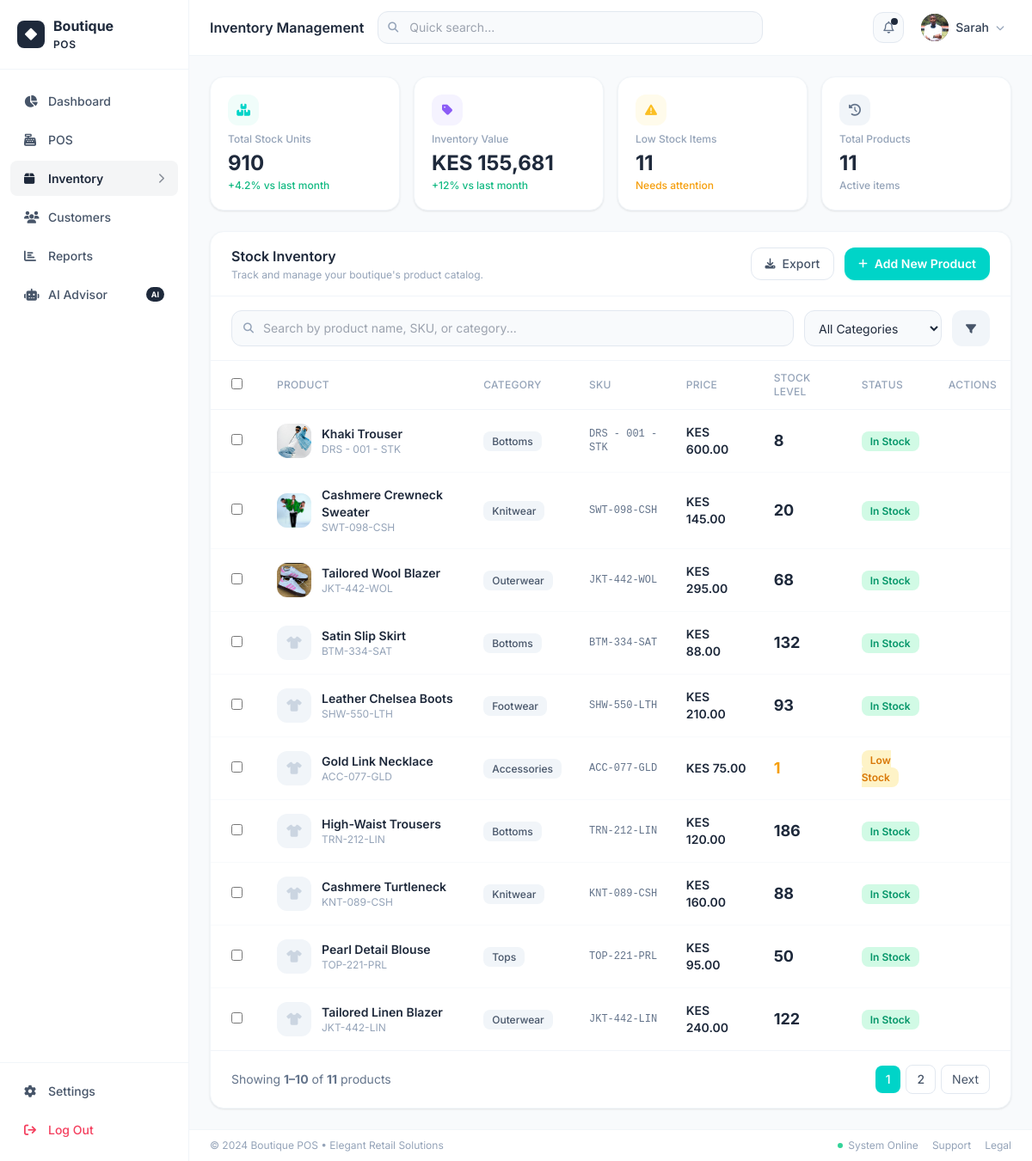
Before: /inventory (signed in) with the older database file.
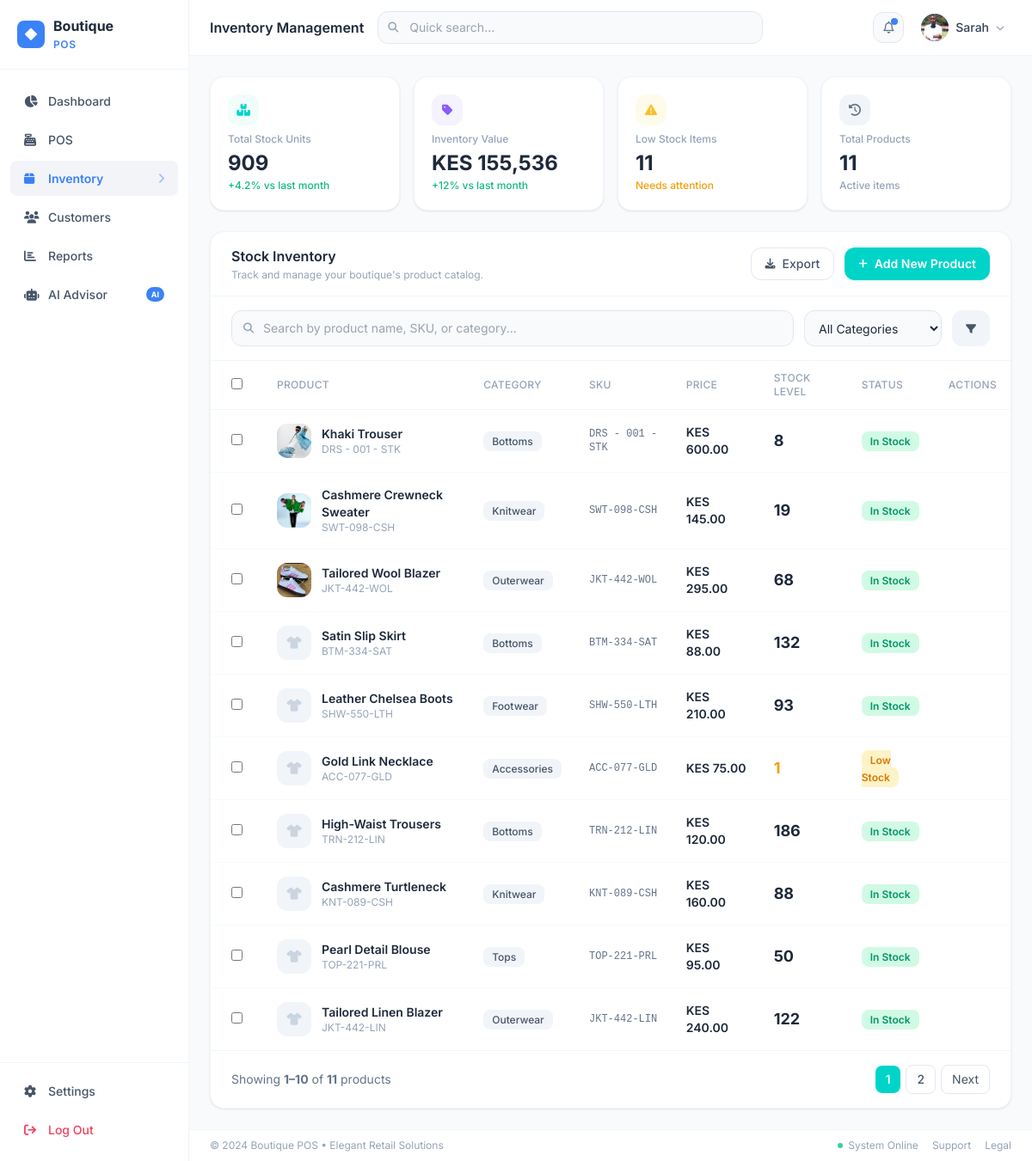
After: the same page with the newer database file.
### app/models.py (models this page shows, shortened)
class StoreSetting(db.Model):
    __tablename__ = 'store_settings'
    id = db.Column(db.Integer, primary_key=True)
    key = db.Column(db.String(80), unique=True, nullable=False, index=True)
    value = db.Column(db.Text, default='')
    @staticmethod
    def get(key, default=''):
        row = StoreSetting.query.filter_by(key=key).first()
        return row.value if row else default

class Product(db.Model):
    __tablename__ = 'products'
    id = db.Column(db.Integer, primary_key=True)
    name = db.Column(db.String(200), nullable=False)
    sku = db.Column(db.String(50), unique=True, nullable=False, index=True)
    category_id = db.Column(db.Integer, db.ForeignKey('categories.id'), nullable=False)
    price = db.Column(db.Float, nullable=False)
    cost_price = db.Column(db.Float, default=0.0)
    description = db.Column(db.Text, default='')
    image = db.Column(db.String(300), default='')
    is_active = db.Column(db.Boolean, default=True)
    created_at = db.Column(db.DateTime, default=datetime.utcnow)
    updated_at = db.Column(db.DateTime, default=datetime.utcnow, onupdate=datetime.utcnow)
    variants = db.relationship('ProductVariant', backref='product', lazy='dynamic',
                               cascade='all, delete-orphan')
    sale_items = db.relationship('SaleItem', backref='product', lazy='dynamic')
    @property
    def total_stock(self):
        return sum(v.stock_qty for v in self.variants)
    @property
    def status(self):
        stock = self.total_stock
        if stock == 0:
            return 'out_of_stock'
        elif stock <= 5:
            return 'low_stock'
        return 'in_stock'

class ProductVariant(db.Model):
    __tablename__ = 'product_variants'
    id = db.Column(db.Integer, primary_key=True)
    product_id = db.Column(db.Integer, db.ForeignKey('products.id'), nullable=False)
    size = db.Column(db.String(20), default='')
    color = db.Column(db.String(50), default='')
    stock_qty = db.Column(db.Integer, default=0)
    created_at = db.Column(db.DateTime, default=datetime.utcnow)

class Category(db.Model):
    __tablename__ = 'categories'
    id = db.Column(db.Integer, primary_key=True)
    name = db.Column(db.String(80), unique=True, nullable=False)
    products = db.relationship('Product', backref='category', lazy='dynamic')

### app/routes/inventory.py (the view)
@inventory_bp.route('/inventory')
@login_required
def index():
    page = request.args.get('page', 1, type=int)
    per_page = 10
    search = request.args.get('search', '')
    category_id = request.args.get('category', '', type=str)
    query = Product.query.filter_by(is_active=True)
    if search:
        query = query.filter(
            (Product.name.ilike(f'%{search}%')) |
            (Product.sku.ilike(f'%{search}%'))
        )
    if category_id:
        query = query.filter_by(category_id=category_id)
    products = query.order_by(Product.created_at.desc()).paginate(
        page=page, per_page=per_page, error_out=False)
    categories = Category.query.all()
    total_units = db.session.query(func.sum(ProductVariant.stock_qty)).scalar() or 0
    inventory_value = db.session.query(
        func.sum(Product.price * ProductVariant.stock_qty)
    ).join(ProductVariant).filter(Product.is_active == True).scalar() or 0
    low_stock_count = db.session.query(func.count(Product.id)).join(ProductVariant).filter(
        ProductVariant.stock_qty <= 5, ProductVariant.stock_qty > 0,
        Product.is_active == True
    ).scalar() or 0
    return render_template('inventory/index.html',
                           products=products,
                           categories=categories,
                           search=search,
                           selected_category=category_id,
                           total_units=total_units,
                           inventory_value=inventory_value,
                           low_stock_count=low_stock_count)

### app/models.py (called while the page is built)
@login_manager.user_loader
def load_user(user_id):
    return db.session.get(User, int(user_id))

### app/utils.py (called while the page is built)
def extract_upload_filename(value):
    if not value:
        return ''
    cleaned = str(value).strip().replace('\\', '/').split('?', 1)[0].rstrip('/')
    return os.path.basename(cleaned)

def upload_url(value):
    if not value:
        return ''
    value = str(value).strip()
    if value.startswith(('http://', 'https://', 'data:')):
        return value
    filename = extract_upload_filename(value)
    if not filename:
        return value
    return url_for('uploaded_file', filename=filename)

### app/templates/inventory/index.html (shortened to what the changed rows need)
{% extends "base.html" %}
{% block page_title %}Inventory Management{% endblock %}
{% block app_content %}
<div class="p-6 space-y-6">
  <div class="grid grid-cols-2 md:grid-cols-4 gap-4">
    <div class="bg-white rounded-2xl p-5 border border-slate-100 shadow-card">
      <div class="flex items-center justify-between mb-2">
        <div class="w-9 h-9 bg-teal-50 rounded-xl flex items-center justify-center">
        </div>
      </div>
      <p class="text-xs text-slate-400 font-medium">Total Stock Units</p>
      <p class="text-2xl font-bold text-slate-800 mt-1">{{ "{:,}".format(total_units) }}</p>
      <p class="text-xs text-emerald-500 mt-0.5 font-medium">+4.2% vs last month</p>
    </div>
    <div class="bg-white rounded-2xl p-5 border border-slate-100 shadow-card">
      <div class="flex items-center justify-between mb-2">
        <div class="w-9 h-9 bg-violet-50 rounded-xl flex items-center justify-center">
        </div>
      </div>
      <p class="text-xs text-slate-400 font-medium">Inventory Value</p>
      <p class="text-2xl font-bold text-slate-800 mt-1">KES {{ "{:,.0f}".format(inventory_value) }}</p>
      <p class="text-xs text-emerald-500 mt-0.5 font-medium">+12% vs last month</p>
    </div>
  </div>
  <div class="bg-white rounded-2xl border border-slate-100 shadow-card">
    <div class="overflow-x-auto">
      <table class="w-full text-sm">
        <thead>
          <tr class="text-xs text-slate-400 uppercase tracking-wide border-b border-slate-100">
            <th class="px-6 py-3 text-left font-medium w-8"><input type="checkbox" id="selectAll" class="accent-[#00D4C8]"/></th>
            <th class="px-4 py-3 text-left font-medium">Product</th>
            <th class="px-4 py-3 text-left font-medium">Category</th>
            <th class="px-4 py-3 text-left font-medium">SKU</th>
            <th class="px-4 py-3 text-left font-medium">Price</th>
            <th class="px-4 py-3 text-left font-medium">Stock Level</th>
            <th class="px-4 py-3 text-left font-medium">Status</th>
            <th class="px-4 py-3 text-left font-medium">Actions</th>
          </tr>
        </thead>
        <tbody class="divide-y divide-slate-50">
          {% for product in products.items %}
          <tr class="hover:bg-slate-50 transition group" id="row-{{ product.id }}">
            <td class="px-6 py-4">
              <input type="checkbox" class="accent-[#00D4C8] row-checkbox"/>
            </td>
            <td class="px-4 py-4">
              <div class="flex items-center gap-3">
                <div class="w-10 h-10 rounded-xl overflow-hidden bg-slate-100 flex-shrink-0 flex items-center justify-center">
                  {% if product.image %}
                  <img src="{{ upload_url(product.image) }}" alt="{{ product.name }}" class="w-full h-full object-cover"/>
                  {% else %}
                  <i class="fa-solid fa-shirt text-slate-300 text-sm"></i>
                  {% endif %}
                </div>
                <div>
                  <p class="font-semibold text-slate-800">{{ product.name }}</p>
                  <p class="text-xs text-slate-400">{{ product.sku }}</p>
                </div>
              </div>
            </td>
            <td class="px-4 py-4">
              <span class="px-2.5 py-1 bg-slate-100 text-slate-600 text-xs font-medium rounded-lg">
                {{ product.category.name if product.category else '—' }}
              </span>
            </td>
            <td class="px-4 py-4 text-slate-500 font-mono text-xs">{{ product.sku }}</td>
            <td class="px-4 py-4 font-semibold text-slate-800">KES {{ "{:,.2f}".format(product.price) }}</td>
            <td class="px-4 py-4">
              <span class="font-bold text-lg {% if product.total_stock == 0 %}text-rose-500{% elif product.total_stock <= 5 %}text-amber-500{% else %}text-slate-800{% endif %}">
                {{ product.total_stock }}
              </span>
            </td>
            <td class="px-4 py-4">
              {% if product.status == 'out_of_stock' %}
              <span class="px-2.5 py-1 bg-rose-100 text-rose-600 text-xs font-semibold rounded-lg">Out of Stock</span>
              {% elif product.status == 'low_stock' %}
              <span class="px-2.5 py-1 bg-amber-100 text-amber-600 text-xs font-semibold rounded-lg">Low Stock</span>
              {% else %}
              <span class="px-2.5 py-1 bg-emerald-100 text-emerald-600 text-xs font-semibold rounded-lg">In Stock</span>
              {% endif %}
            </td>
            <td class="px-4 py-4">
            </td>
          </tr>
          {% else %}
          <tr><td colspan="8" class="px-6 py-16 text-center text-slate-400">
            <i class="fa-solid fa-box-open text-4xl mb-3 block text-slate-200"></i>
            No products found.
          </td></tr>
          {% endfor %}
        </tbody>
      </table>
    </div>
  </div>
</div>
{% endblock %}

### app/templates/base.html (shortened to what the changed rows need)
<!DOCTYPE html>
<html lang="en">
<head>
  <script src="https://cdn.tailwindcss.com"></script>
  <link rel="stylesheet" href="https://cdnjs.cloudflare.com/ajax/libs/font-awesome/6.5.0/css/all.min.css"/>
</head>
<body class="bg-slate-50 text-slate-800">
<div class="flex h-screen overflow-hidden">
  <aside class="w-[220px] flex-shrink-0 bg-white border-r border-slate-100 flex flex-col h-full">
    <div class="px-5 py-5 border-b border-slate-100">
      <a href="{{ url_for('dashboard.index') }}" class="flex items-center gap-2.5" style="text-decoration:none">
        <div class="w-8 h-8 rounded-lg flex items-center justify-center" style="background:var(--theme, #00D4C8)">
          <i class="fa-solid fa-diamond text-white text-sm"></i>
        </div>
        <span class="font-bold text-slate-800 text-base leading-tight">{{ store_name.split()[0] if store_name else 'Boutique' }}<br><span style="color:var(--theme, #00D4C8);font-size:.75rem;font-weight:600;letter-spacing:.05em">{{ store_name.split()[1] if store_name.split()|length > 1 else 'POS' }}</span></span>
      </a>
    </div>
    <nav class="flex-1 px-3 py-4 space-y-1 overflow-y-auto">
      <a href="{{ url_for('dashboard.index') }}"
         class="sidebar-link {% if request.endpoint and 'dashboard' in request.endpoint %}active{% endif %}">
        <i class="fa-solid fa-chart-pie w-4"></i> Dashboard
      </a>
      <a href="{{ url_for('pos.index') }}"
         class="sidebar-link {% if request.endpoint and 'pos' in request.endpoint %}active{% endif %}">
        <i class="fa-solid fa-cash-register w-4"></i> POS
      </a>
      <a href="{{ url_for('inventory.index') }}"
         class="sidebar-link {% if request.endpoint and 'inventory' in request.endpoint %}active{% endif %}">
        <i class="fa-solid fa-box w-4"></i> Inventory
        {% if request.endpoint and 'inventory' in request.endpoint %}
        <i class="fa-solid fa-chevron-right ml-auto text-xs opacity-50"></i>{% endif %}
      </a>
      <a href="{{ url_for('customers.index') }}"
         class="sidebar-link {% if request.endpoint and 'customers' in request.endpoint %}active{% endif %}">
        <i class="fa-solid fa-users w-4"></i> Customers
      </a>
      <a href="{{ url_for('reports.index') }}"
         class="sidebar-link {% if request.endpoint and 'reports' in request.endpoint %}active{% endif %}">
        <i class="fa-solid fa-chart-bar w-4"></i> Reports
      </a>
      <a href="{{ url_for('ai.index') }}"
         class="sidebar-link {% if request.endpoint and request.endpoint.startswith('ai') %}active{% endif %}"
         style="{% if request.endpoint and request.endpoint.startswith('ai') %}{% else %}{% endif %}">
        <i class="fa-solid fa-robot w-4"></i> AI Advisor
        <span class="ml-auto text-[9px] font-bold px-1.5 py-0.5 rounded-full text-white" style="background:var(--theme)">AI</span>
      </a>
    </nav>
  </aside>
  <div class="flex-1 flex flex-col h-full overflow-hidden">
    <header class="bg-white border-b border-slate-100 px-6 py-3 flex items-center gap-4 z-10 flex-shrink-0">
      <h1 class="font-semibold text-slate-800 text-base flex-shrink-0">{% block page_title %}Dashboard{% endblock %}</h1>
      <div class="ml-auto flex items-center gap-3">
        <div class="relative" id="notifWrap">
          <button id="notifBtn"
                  onclick="toggleNotif()"
                  class="relative w-9 h-9 rounded-xl bg-slate-50 border border-slate-200 flex items-center justify-center hover:bg-slate-100 transition">
            <i class="fa-regular fa-bell text-slate-500 text-sm"></i>
            <span id="notifDot" class="absolute top-1.5 right-1.5 w-2 h-2 rounded-full hidden" style="background:var(--theme)"></span>
          </button>
        </div>
      </div>
    </header>
    <main class="flex-1 overflow-y-auto">
      {% block app_content %}{% endblock %}
    </main>
    <footer class="bg-white border-t border-slate-100 px-6 py-2.5 flex items-center justify-between text-xs text-slate-400 flex-shrink-0">
      <span>&copy; 2024 {{ store_name }} &bull; Elegant Retail Solutions</span>
      <div class="flex items-center gap-4">
        <span class="flex items-center gap-1.5">
        </span>
        <a href="#" class="hover:text-slate-600">Support</a>
        <a href="#" class="hover:text-slate-600">Legal</a>
      </div>
    </footer>
  </div>
</div>
</body>
</html>

Changed rows visible on the page:
changed through a linked row, Product "Cashmere Crewneck Sweater": total_stock "20" → "19"
Other visible differences:
{{ "{:,}".format(total_units) }}: "910" → "909"
{{ "{:,.0f}".format(inventory_value) }}: "155,681" → "155,536"
